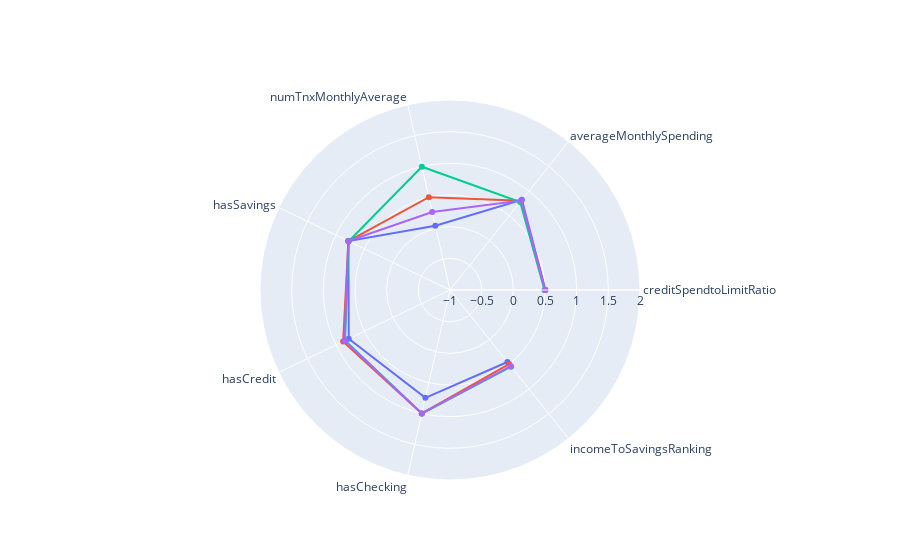

The cell this chart's notebook holds for it:
### Code cell
import plotly.graph_objects as go


fig = go.Figure()

fig.add_trace(go.Scatterpolar(
      r=cluster_groups.iloc[0].tolist(),
      theta=categories,
      name='Cluster 0'
))

fig.add_trace(go.Scatterpolar(
      r=cluster_groups.iloc[1].tolist(),
      theta=categories,
      
      name='Cluster 1'
))
fig.add_trace(go.Scatterpolar(
      r=cluster_groups.iloc[2].tolist(),
      theta=categories,
      
      name='Cluster 2'
))
fig.add_trace(go.Scatterpolar(
      r=cluster_groups.iloc[3].tolist(),
      theta=categories,
      
      name='Cluster 3'
))

fig.update_layout(
  polar=dict(
    radialaxis=dict(
      visible=True,
      range=[-1,2]
    )),
  showlegend=False
)

fig.show()

### Figure 1 — Plotly figure (JSON) as saved in the notebook; plotly's stock layout.template omitted (floating-point values rounded to 4 significant figures)
{"data": [{"name": "Cluster 0", "r": [0.5075, 0.8204, 0.04056, 0.7808, 0.774, 0.7461, 0.4536], "theta": ["creditSpendtoLimitRatio", "averageMonthlySpending", "numTnxMonthlyAverage", "hasSavings", "hasCredit", "hasChecking", "incomeToSavingsRanking"], "type": "scatterpolar"}, {"name": "Cluster 1", "r": [0.5018, 0.8005, 0.503, 0.78, 0.8733, 1, 0.4967], "theta": ["creditSpendtoLimitRatio", "averageMonthlySpending", "numTnxMonthlyAverage", "hasSavings", "hasCredit", "hasChecking", "incomeToSavingsRanking"], "type": "scatterpolar"}, {"name": "Cluster 2", "r": [0.4922, 0.7773, 0.9964, 0.7742, 0.8387, 1, 0.5484], "theta": ["creditSpendtoLimitRatio", "averageMonthlySpending", "numTnxMonthlyAverage", "hasSavings", "hasCredit", "hasChecking", "incomeToSavingsRanking"], "type": "scatterpolar"}, {"name": "Cluster 3", "r": [0.5, 0.8057, 0.2616, 0.7835, 0.8479, 1, 0.5387], "theta": ["creditSpendtoLimitRatio", "averageMonthlySpending", "numTnxMonthlyAverage", "hasSavings", "hasCredit", "hasChecking", "incomeToSavingsRanking"], "type": "scatterpolar"}], "layout": {"polar": {"radialaxis": {"range": [-1, 2], "visible": true}}, "showlegend": false}}
